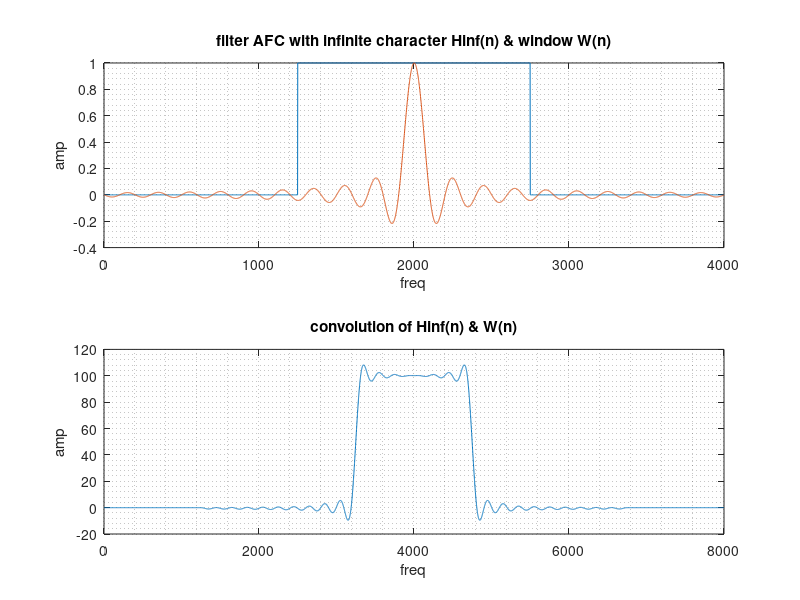

Source code (MATLAB):
clear;

fs = 100;
ts = -20:1/fs:20-1/fs;
N = length(ts);

Hinf = zeros(N,1);
Hinf(N/2-750:N/2+749) = 1;

W = sinc(ts);

subplot(2,1,1);
plot(Hinf), grid minor, hold on;
plot(W);
xlabel('freq');
ylabel('amp');
title('filter AFC with infinite character Hinf(n) & window W(n)');

c = conv(Hinf, W);

subplot(2,1,2);
plot(c), grid minor;
xlabel('freq');
ylabel('amp');
title('convolution of Hinf(n) & W(n)');
